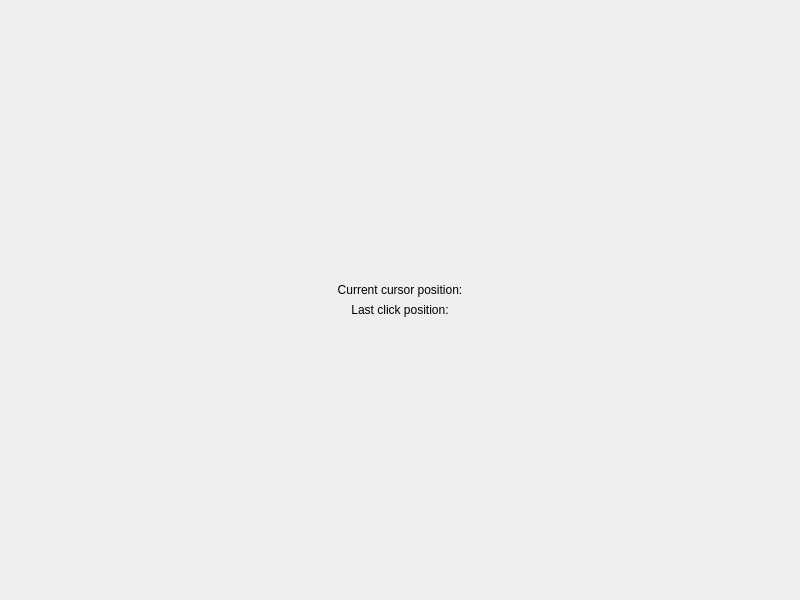
<?xml version="1.0" encoding="UTF-8"?>
<ui version="4.0">
 <class>MainWindow</class>
 <widget class="QMainWindow" name="MainWindow">
  <property name="geometry">
   <rect>
    <x>0</x>
    <y>0</y>
    <width>800</width>
    <height>600</height>
   </rect>
  </property>
  <property name="mouseTracking">
   <bool>true</bool>
  </property>
  <property name="windowTitle">
   <string>MainWindow</string>
  </property>
  <widget class="QWidget" name="centralwidget">
   <property name="mouseTracking">
    <bool>true</bool>
   </property>
   <layout class="QVBoxLayout" name="verticalLayout">
    <item>
     <widget class="QLabel" name="currentLocationLabel">
      <property name="mouseTracking">
       <bool>true</bool>
      </property>
      <property name="text">
       <string>Current cursor position:</string>
      </property>
      <property name="alignment">
       <set>Qt::AlignmentFlag::AlignBottom|Qt::AlignmentFlag::AlignHCenter</set>
      </property>
     </widget>
    </item>
    <item>
     <widget class="QLabel" name="lastClickLabel">
      <property name="mouseTracking">
       <bool>true</bool>
      </property>
      <property name="text">
       <string>Last click position:</string>
      </property>
      <property name="alignment">
       <set>Qt::AlignmentFlag::AlignHCenter|Qt::AlignmentFlag::AlignTop</set>
      </property>
     </widget>
    </item>
   </layout>
  </widget>
 </widget>
 <resources/>
 <connections/>
</ui>
